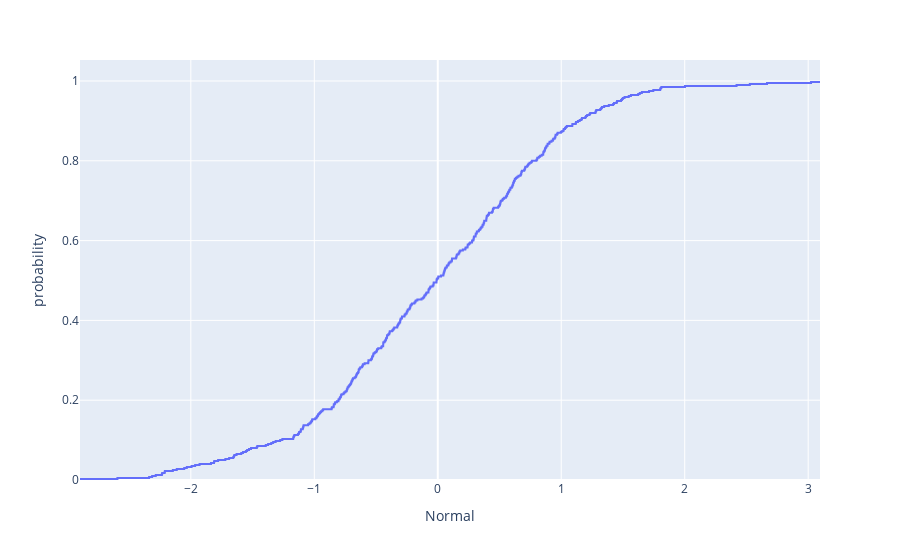

Here is the notebook cell this chart was saved with:
### Markdown cell above
2. Create a simple `ECDF` chart by using the function `ecdf`

### Code cell
fig = px.ecdf(df, x ="Normal")
fig.show()

### Figure 1 — Plotly figure (JSON) as saved in the notebook; plotly's stock layout.template omitted (floating-point values rounded to 4 significant figures; data arrays with more than 128 entries replaced by an {"elided": "..."} marker saying what was removed)
{"data": [{"hovertemplate": "Normal=%{x}<br>probability=%{y}<extra></extra>", "legendgroup": "", "line": {"dash": "solid", "shape": "hv"}, "marker": {"color": "#636efa", "symbol": "circle"}, "mode": "lines", "name": "", "orientation": "v", "showlegend": false, "type": "scatter", "x": {"elided": "400 float values"}, "xaxis": "x", "y": {"elided": "400 float values"}, "yaxis": "y"}], "layout": {"legend": {"tracegroupgap": 0}, "margin": {"t": 60}, "xaxis": {"anchor": "y", "domain": [0, 1], "title": {"text": "Normal"}}, "yaxis": {"anchor": "x", "domain": [0, 1], "rangemode": "tozero", "title": {"text": "probability"}}}}
